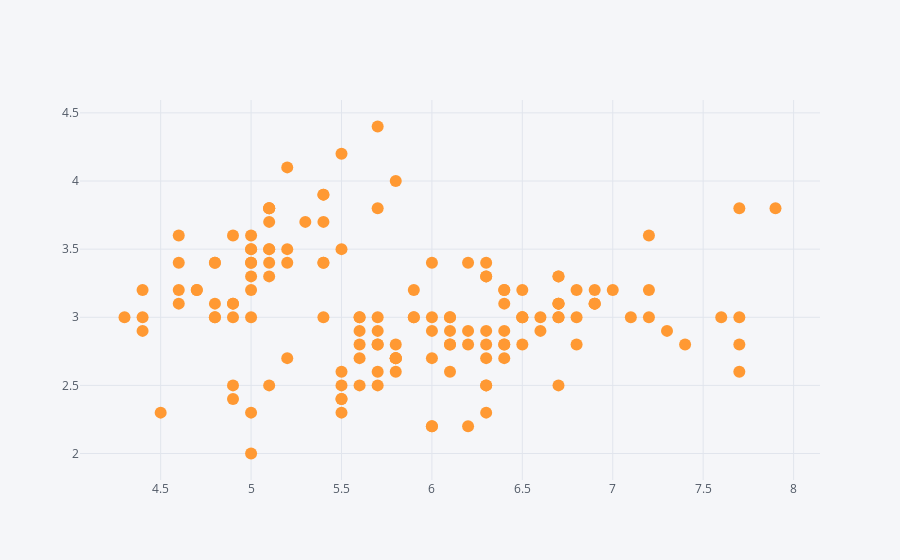

The notebook cell this image was saved under:
### Code cell
df0.iplot(x = 'sepal_length', y = 'sepal_width', kind = 'scatter', mode = 'markers')

### Figure 1 — Plotly figure (JSON) as saved in the notebook; plotly's stock layout.template omitted (floating-point values rounded to 4 significant figures; data arrays with more than 128 entries replaced by an {"elided": "..."} marker saying what was removed)
{"data": [{"line": {"color": "rgba(255, 153, 51, 1.0)", "dash": "solid", "shape": "linear", "width": 1.3}, "marker": {"size": 12, "symbol": "circle"}, "mode": "markers", "name": "sepal_width", "text": "", "type": "scatter", "x": {"elided": "150 float values"}, "y": {"elided": "150 float values"}}], "layout": {"legend": {"bgcolor": "#F5F6F9", "font": {"color": "#4D5663"}}, "paper_bgcolor": "#F5F6F9", "plot_bgcolor": "#F5F6F9", "title": {"font": {"color": "#4D5663"}}, "xaxis": {"gridcolor": "#E1E5ED", "showgrid": true, "tickfont": {"color": "#4D5663"}, "title": {"font": {"color": "#4D5663"}, "text": ""}, "zerolinecolor": "#E1E5ED"}, "yaxis": {"gridcolor": "#E1E5ED", "showgrid": true, "tickfont": {"color": "#4D5663"}, "title": {"font": {"color": "#4D5663"}, "text": ""}, "zerolinecolor": "#E1E5ED"}}}
